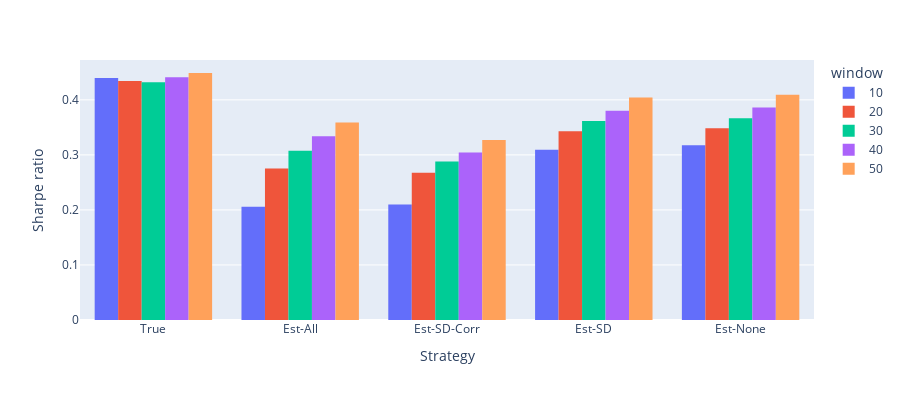

Notebook code cell kept with this figure:
### Markdown cell above
### Less expected return variation

### Code cell
compare_plot('mns2','sds1','c1')

### Figure 1 — Plotly figure (JSON) as saved in the notebook; plotly's stock layout.template omitted (floating-point values rounded to 4 significant figures)
{"data": [{"alignmentgroup": "True", "bingroup": "x", "histfunc": "avg", "hovertemplate": "window=10<br>strategy=%{x}<br>avg of sr=%{y}<extra></extra>", "legendgroup": "10", "marker": {"color": "#636efa", "pattern": {"shape": ""}}, "name": "10", "offsetgroup": "10", "orientation": "v", "showlegend": true, "type": "histogram", "x": ["True", "Est-All", "Est-SD-Corr", "Est-SD", "Est-None"], "xaxis": "x", "y": [0.4397, 0.2057, 0.2098, 0.3091, 0.3177], "yaxis": "y"}, {"alignmentgroup": "True", "bingroup": "x", "histfunc": "avg", "hovertemplate": "window=20<br>strategy=%{x}<br>avg of sr=%{y}<extra></extra>", "legendgroup": "20", "marker": {"color": "#EF553B", "pattern": {"shape": ""}}, "name": "20", "offsetgroup": "20", "orientation": "v", "showlegend": true, "type": "histogram", "x": ["True", "Est-All", "Est-SD-Corr", "Est-SD", "Est-None"], "xaxis": "x", "y": [0.4343, 0.2753, 0.2676, 0.343, 0.3484], "yaxis": "y"}, {"alignmentgroup": "True", "bingroup": "x", "histfunc": "avg", "hovertemplate": "window=30<br>strategy=%{x}<br>avg of sr=%{y}<extra></extra>", "legendgroup": "30", "marker": {"color": "#00cc96", "pattern": {"shape": ""}}, "name": "30", "offsetgroup": "30", "orientation": "v", "showlegend": true, "type": "histogram", "x": ["True", "Est-All", "Est-SD-Corr", "Est-SD", "Est-None"], "xaxis": "x", "y": [0.4319, 0.3076, 0.288, 0.3613, 0.3668], "yaxis": "y"}, {"alignmentgroup": "True", "bingroup": "x", "histfunc": "avg", "hovertemplate": "window=40<br>strategy=%{x}<br>avg of sr=%{y}<extra></extra>", "legendgroup": "40", "marker": {"color": "#ab63fa", "pattern": {"shape": ""}}, "name": "40", "offsetgroup": "40", "orientation": "v", "showlegend": true, "type": "histogram", "x": ["True", "Est-All", "Est-SD-Corr", "Est-SD", "Est-None"], "xaxis": "x", "y": [0.4412, 0.3339, 0.3044, 0.3803, 0.386], "yaxis": "y"}, {"alignmentgroup": "True", "bingroup": "x", "histfunc": "avg", "hovertemplate": "window=50<br>strategy=%{x}<br>avg of sr=%{y}<extra></extra>", "legendgroup": "50", "marker": {"color": "#FFA15A", "pattern": {"shape": ""}}, "name": "50", "offsetgroup": "50", "orientation": "v", "showlegend": true, "type": "histogram", "x": ["True", "Est-All", "Est-SD-Corr", "Est-SD", "Est-None"], "xaxis": "x", "y": [0.4488, 0.3587, 0.3272, 0.4042, 0.4095], "yaxis": "y"}], "layout": {"barmode": "group", "height": 400, "legend": {"title": {"text": "window"}, "tracegroupgap": 0}, "margin": {"t": 60}, "xaxis": {"anchor": "y", "domain": [0, 1], "title": {"text": "Strategy"}}, "yaxis": {"anchor": "x", "domain": [0, 1], "title": {"text": "Sharpe ratio"}}}}
